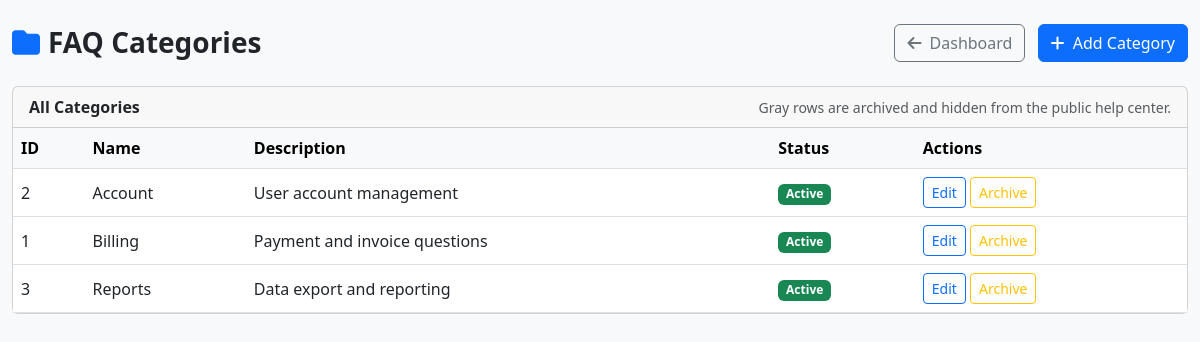
Screenshot of /admin/categories.php (signed in) with the database file from the repository.
### tables this page shows
CREATE TABLE categories (
    id INT PRIMARY KEY AUTO_INCREMENT,
    name VARCHAR(100) NOT NULL UNIQUE,
    description TEXT,
    is_archived BOOLEAN DEFAULT FALSE
);

### helpers/functions.php (called while the page is built, shortened)
<?php
function getExcerpt($text, $length = 200) {
    $text = strip_tags($text);
    if (strlen($text) <= $length) {
        return $text;
    }
    $excerpt = substr($text, 0, $length);
    $excerpt = substr($excerpt, 0, strrpos($excerpt, ' '));
    return $excerpt . '...';
}
?>

### admin/categories.php (the view, shortened to what this page needs)
<?php
require_once '../helpers/functions.php';
$db   = new Database();
$conn = $db->getConnection();
$allCategories = $conn->query('SELECT * FROM categories ORDER BY is_archived ASC, name ASC')->fetchAll();
?>
<!DOCTYPE html>
<html lang="en">
<head>
    <link href="https://cdn.jsdelivr.net/npm/bootstrap@5.3.0/dist/css/bootstrap.min.css" rel="stylesheet">
    <link rel="stylesheet" href="https://cdnjs.cloudflare.com/ajax/libs/font-awesome/6.4.0/css/all.min.css">
</head>
<body>
<div class="container-fluid py-4">
    <div class="page-header">
        <h3 class="page-title mb-0">
            <i class="fas fa-folder me-2 text-primary"></i>FAQ Categories
        </h3>
        <div>
            <a href="index.php" class="btn btn-outline-secondary me-2">
                <i class="fas fa-arrow-left me-1"></i> Dashboard
            </a>
            <a href="categories.php?action=add" class="btn btn-primary">
                <i class="fas fa-plus me-1"></i> Add Category
            </a>
        </div>
    </div>
    <div class="card">
        <div class="card-header d-flex justify-content-between align-items-center">
            <strong>All Categories</strong>
            <span class="text-muted small">Gray rows are archived and hidden from the public help center.</span>
        </div>
        <div class="card-body p-0">
            <div class="table-responsive">
                <table class="table table-hover mb-0 align-middle">
                    <thead class="table-light">
                        <tr>
                            <th>ID</th>
                            <th>Name</th>
                            <th>Description</th>
                            <th>Status</th>
                            <th>Actions</th>
                        </tr>
                    </thead>
                    <tbody>
                        <?php foreach ($allCategories as $cat): ?>
                            <tr class="<?php echo $cat['is_archived'] ? 'table-secondary' : ''; ?>">
                                <td><?php echo (int)$cat['id']; ?></td>
                                <td><?php echo htmlspecialchars($cat['name']); ?></td>
                                <td><?php echo htmlspecialchars(getExcerpt($cat['description'] ?? '', 80)); ?></td>
                                <td>
                                    <?php if ($cat['is_archived']): ?>
                                        <span class="badge bg-secondary">Archived</span>
                                    <?php else: ?>
                                        <span class="badge bg-success">Active</span>
                                    <?php endif; ?>
                                </td>
                                <td>
                                    <a href="categories.php?action=edit&id=<?php echo $cat['id']; ?>" class="btn btn-sm btn-outline-primary">
                                        Edit
                                    </a>
                                    <?php if ($cat['is_archived']): ?>
                                        <a href="categories.php?action=restore&id=<?php echo $cat['id']; ?>" class="btn btn-sm btn-outline-success">
                                            Restore
                                        </a>
                                    <?php else: ?>
                                        <a href="categories.php?action=archive&id=<?php echo $cat['id']; ?>" class="btn btn-sm btn-outline-warning" onclick="return confirm('Archive this category?');">
                                            Archive
                                        </a>
                                    <?php endif; ?>
                                </td>
                            </tr>
                        <?php endforeach; ?>
                    </tbody>
                </table>
            </div>
        </div>
    </div>
</div>
</body>
</html>

### admin/categories.php (style rules this page uses)
body { background: #f8f9fa; }
.page-header { display: flex; justify-content: space-between; align-items: center; margin-bottom: 1.5rem; }
.page-title { font-weight: 600; }

### rows the page displays
categories: id "2", name "Account", description "User account management", is_archived "Active"
categories: id "1", name "Billing", description "Payment and invoice questions", is_archived "Active"
categories: id "3", name "Reports", description "Data export and reporting", is_archived "Active"
